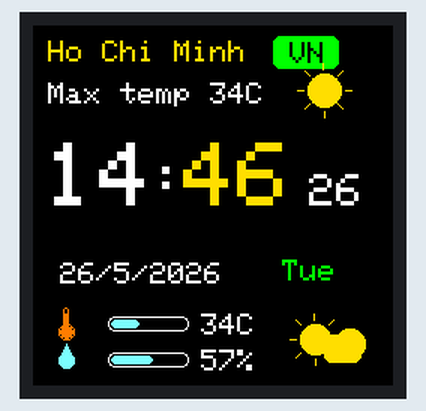
A sketch run on a simulated ESP32-C3. Parts: 240×240 colour display.

Above: at 0.3 s.
At 5.1 s:
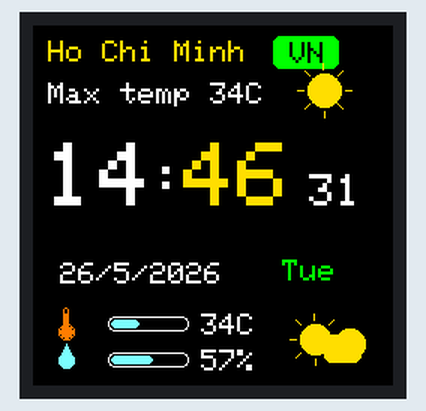
At 10.1 s:
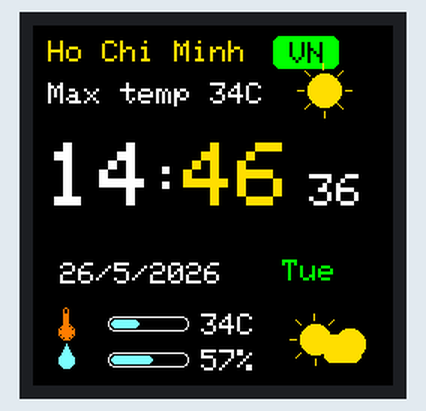
At 19.1 s:
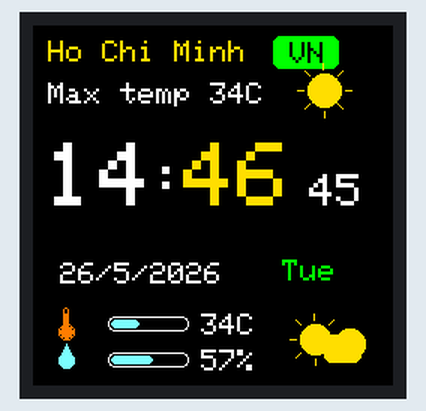
At 28.1 s:
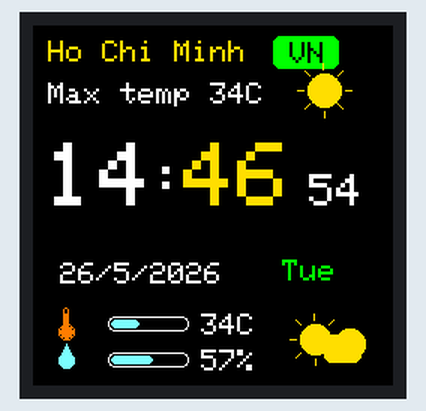
At 38.1 s:
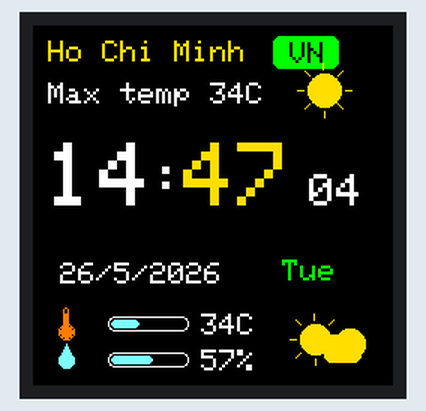

Measured:
- what the display in image 1 shows lasts 1.0 s, from 5.0 s to 6.0 s

The sketch:

esp32c3_clock_v5_dynamic_weather_icon.ino
```cpp
#include <Adafruit_GFX.h>
#include <Adafruit_ST7789.h>
#include <SPI.h>

#define TFT_CS   7
#define TFT_DC   2
#define TFT_RST  3
#define TFT_SCLK 4
#define TFT_MOSI 6
#define BTN_PIN  5

Adafruit_ST7789 tft = Adafruit_ST7789(TFT_CS, TFT_DC, TFT_RST);

unsigned long lastTick = 0;
int hh = 14, mm = 46, ss = 26;
int dayNum = 26, monthNum = 5, yearNum = 2026;
int tempNow = 34;
int humidity = 57;
String city = "Ho Chi Minh";
String country = "VN";
String weatherLabel = "Hot";   // top-right condition label
String maxTempText = "34C";     // should match actual data if you want consistency
const char* weekDay = "Tue";

uint16_t C_BG = ST77XX_BLACK;
uint16_t C_WHITE = ST77XX_WHITE;
uint16_t C_YELLOW = 0xFEE0;
uint16_t C_CYAN = 0x7FFF;
uint16_t C_GREEN = 0x07E0;
uint16_t C_BLUEBADGE = 0xC71F;
uint16_t C_PINK = 0xFDF9;
uint16_t C_THERMO = 0xFBE0;

int mapTempBar(int tempC) {
  if (tempC < 0) tempC = 0;
  if (tempC > 50) tempC = 50;
  return map(tempC, 0, 50, 0, 28);
}

int mapHumBar(int hum) {
  if (hum < 0) hum = 0;
  if (hum > 100) hum = 100;
  return map(hum, 0, 100, 0, 50);
}

void drawCloudTop(int x, int y) {
  tft.fillCircle(x + 10, y + 16, 10, C_WHITE);
  tft.fillCircle(x + 24, y + 11, 13, C_WHITE);
  tft.fillCircle(x + 39, y + 17, 10, C_PINK);
  tft.fillRoundRect(x + 4, y + 18, 40, 13, 6, C_WHITE);
}

void drawSunTop(int x, int y) {
  tft.fillCircle(x + 18, y + 18, 11, C_YELLOW);
  for (int i = 0; i < 8; i++) {
    float a = i * 0.785398f;
    int x1 = x + 18 + cos(a) * 14;
    int y1 = y + 18 + sin(a) * 14;
    int x2 = x + 18 + cos(a) * 18;
    int y2 = y + 18 + sin(a) * 18;
    tft.drawLine(x1, y1, x2, y2, C_YELLOW);
  }
}

void drawBottomSun(int x, int y) {
  tft.fillCircle(x + 12, y + 16, 10, C_YELLOW);
  for (int i = 0; i < 8; i++) {
    float a = i * 0.785398f;
    int x1 = x + 12 + cos(a) * 13;
    int y1 = y + 16 + sin(a) * 13;
    int x2 = x + 12 + cos(a) * 17;
    int y2 = y + 16 + sin(a) * 17;
    tft.drawLine(x1, y1, x2, y2, C_YELLOW);
  }
  tft.fillCircle(x + 24, y + 21, 8, C_YELLOW);
  tft.fillCircle(x + 35, y + 19, 10, C_YELLOW);
  tft.fillRoundRect(x + 18, y + 22, 25, 10, 5, C_YELLOW);
}

void drawThermoIcon(int x, int y) {
  tft.drawCircle(x + 6, y + 16, 5, C_THERMO);
  tft.fillCircle(x + 6, y + 16, 4, C_THERMO);
  tft.drawRoundRect(x + 4, y, 4, 16, 2, C_THERMO);
  tft.fillRect(x + 5, y + 4, 2, 8, C_THERMO);
}

void drawDropIcon(int x, int y) {
  tft.fillTriangle(x + 6, y, x + 1, y + 9, x + 11, y + 9, C_CYAN);
  tft.fillCircle(x + 6, y + 11, 5, C_CYAN);
}

void drawBar(int x, int y, int w, int fillW) {
  tft.drawRoundRect(x, y, w, 10, 4, C_WHITE);
  if (fillW > 0) tft.fillRoundRect(x + 2, y + 2, fillW, 6, 3, C_CYAN);
}

void drawTopWeatherIcon() {
  // For a hot / sunny condition, top-right should not show a cloud.
  // If later you fetch weather from API, switch this icon by condition code.
  drawSunTop(176, 25);
}

void drawStaticUI() {
  tft.fillScreen(C_BG);
  tft.setTextWrap(false);

  tft.setTextColor(C_YELLOW, C_BG);
  tft.setTextSize(2);
  tft.setCursor(10, 10);
  tft.print(city);

  tft.fillRoundRect(160, 7, 44, 22, 5, C_GREEN);
  tft.setTextColor(C_BG, C_GREEN);
  tft.setTextSize(2);
  tft.setCursor(171, 11);
  tft.print(country);

  drawTopWeatherIcon();

  tft.setTextColor(C_WHITE, C_BG);
  tft.setTextSize(2);
  tft.setCursor(10, 38);
  tft.print("Max temp ");
  tft.print(maxTempText);

  tft.fillRoundRect(150, 96, 50, 18, 4, C_WHITE);
  tft.setTextColor(C_BLUEBADGE, C_WHITE);
  tft.setTextSize(1);
  tft.setCursor(161, 102);
  tft.print(weatherLabel);

  tft.setTextColor(C_WHITE, C_BG);
  tft.setTextSize(2);
  tft.setCursor(18, 158);
  tft.print(dayNum); tft.print('/'); tft.print(monthNum); tft.print('/'); tft.print(yearNum);

  tft.setTextColor(C_GREEN, C_BG);
  tft.setTextSize(2);
  tft.setCursor(166, 156);
  tft.print(weekDay);

  drawThermoIcon(16, 188);
  drawDropIcon(16, 212);

  int tempBar = mapTempBar(tempNow);
  int humBar = mapHumBar(humidity);
  drawBar(50, 194, 54, tempBar);
  drawBar(50, 218, 54, humBar);

  tft.setTextColor(C_WHITE, C_BG);
  tft.setTextSize(2);
  tft.setCursor(112, 192);
  tft.print(tempNow); tft.print("C");
  tft.setCursor(112, 216);
  tft.print(humidity); tft.print('%');

  drawBottomSun(176, 193);
}

void drawTime() {
  tft.fillRect(6, 66, 228, 76, C_BG);

  tft.setTextSize(6);
  tft.setTextColor(C_WHITE, C_BG);
  tft.setCursor(8, 78);
  if (hh < 10) tft.print('0');
  tft.print(hh);

  tft.setTextColor(C_WHITE, C_BG);
  tft.setTextSize(5);
  tft.setCursor(76, 84);
  tft.print(':');

  tft.setTextColor(C_YELLOW, C_BG);
  tft.setTextSize(6);
  tft.setCursor(100, 78);
  if (mm < 10) tft.print('0');
  tft.print(mm);

  tft.setTextColor(C_WHITE, C_BG);
  tft.setTextSize(3);
  tft.setCursor(184, 99);
  if (ss < 10) tft.print('0');
  tft.print(ss);
}

void tickClock() {
  ss++;
  if (ss >= 60) { ss = 0; mm++; }
  if (mm >= 60) { mm = 0; hh++; }
  if (hh >= 24) hh = 0;
}

void setup() {
  pinMode(BTN_PIN, INPUT_PULLUP);
  SPI.begin(TFT_SCLK, -1, TFT_MOSI, TFT_CS);
  tft.init(240, 240);
  tft.setRotation(0);
  drawStaticUI();
  drawTime();
}

void loop() {
  if (millis() - lastTick >= 1000) {
    lastTick = millis();
    tickClock();
    drawTime();
  }
}
```
